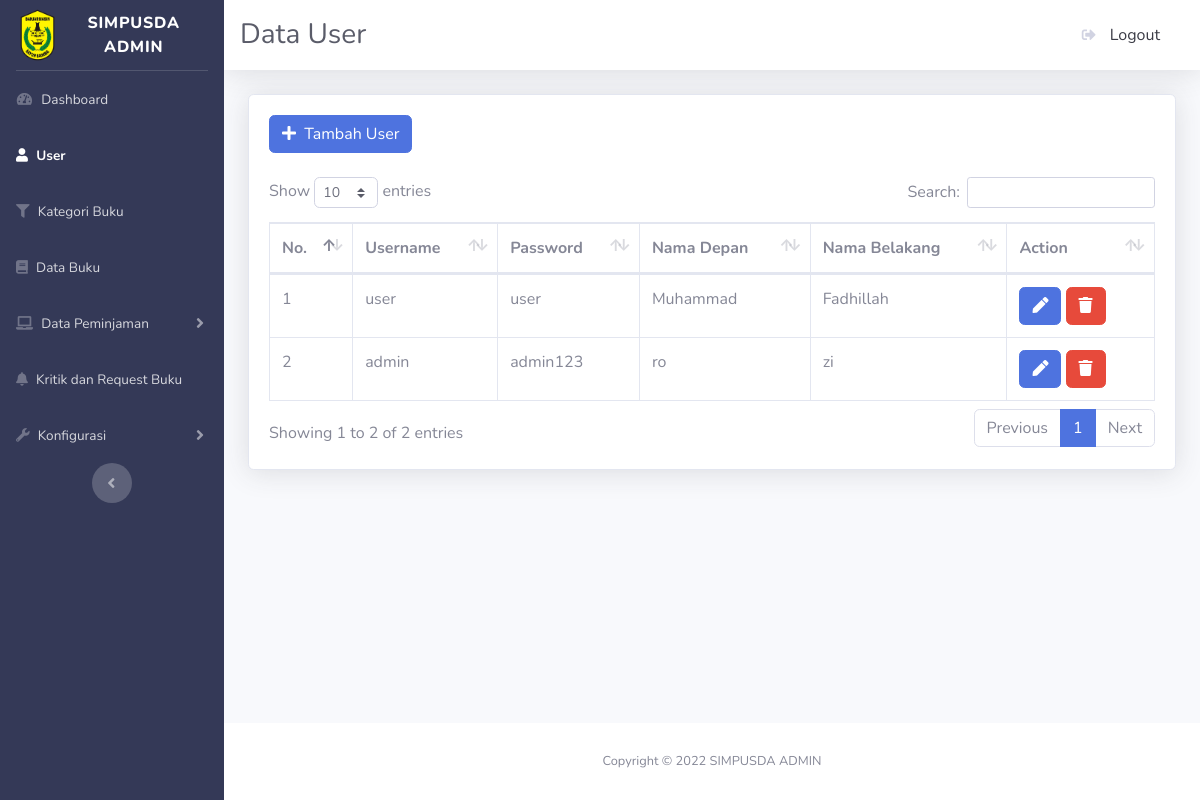
Screenshot of /admin/user.php with the database file from the repository.
### tables this page shows
CREATE TABLE `m_user` (
  `id` int(10) UNSIGNED NOT NULL,
  `username` varchar(25) NOT NULL,
  `password` varchar(25) NOT NULL,
  `nama_depan` varchar(25) NOT NULL,
  `nama_belakang` varchar(25) NOT NULL,
  `m_role_id` int(10) UNSIGNED NOT NULL
);

### admin/user.php (the view, shortened to what this page needs)
<?php
include_once("config.php");
$stmt_user = $pdo_conn->prepare("SELECT m_user.id, m_user.username, m_user.password, m_user.nama_depan, m_user.nama_belakang, m_role.nama_role
FROM m_user INNER JOIN m_role ON m_user.m_role_id = m_role.id ORDER BY id ASC");
$stmt_user->execute();
$result_user = $stmt_user->fetchAll();
?>
<!DOCTYPE html>
<html lang="en">
<head>
    <link href="vendor/fontawesome-free/css/all.min.css" rel="stylesheet" type="text/css">
    <link href="css/sb-admin-2.min.css" rel="stylesheet">
    <link href="vendor/datatables/dataTables.bootstrap4.min.css" rel="stylesheet">
</head>
<body id="page-top">
    <div id="wrapper">
        <ul class="navbar-nav bg-gradient-primary sidebar sidebar-dark accordion" id="accordionSidebar">
            <a class="sidebar-brand d-flex align-items-center justify-content-center" href="index.php">
                <div class="sidebar-brand-icon">
                    <img class="logo-abbr" height="60px" src="./img/logobaru.png" alt="">
                </div>
                <div class="sidebar-brand-text mx-3">SIMPUSDA ADMIN</div>
            </a>
            <hr class="sidebar-divider my-0">
            <li class="nav-item">
                <a class="nav-link" href="index.php">
                    <i class="fas fa-fw fa-tachometer-alt"></i>
                    <span>Dashboard</span></a>
            </li>
            <li class="nav-item active">
                <a class="nav-link" href="user.php">
                    <i class="fa fa-user"></i>
                    <span>User</span></a>
            </li>
            <li class="nav-item">
                <a class="nav-link" href="kategoribuku.php">
                    <i class="fa fa-filter"></i>
                    <span>Kategori Buku</span></a>
            </li>
            <li class="nav-item">
                <a class="nav-link" href="databuku.php">
                    <i class="fa fa-book"></i>
                    <span>Data Buku</span></a>
            </li>
            <li class="nav-item">
                <a class="nav-link collapsed" href="#" data-toggle="collapse" data-target="#collapseTwo"
                    aria-expanded="true" aria-controls="collapseTwo">
                    <i class="fa fa-laptop"></i>
                    <span>Data Peminjaman</span>
                </a>
            </li>
            <li class="nav-item">
                <a class="nav-link" href="kritikdanrequest.php">
                    <i class="fa fa-bell"></i>
                    <span>Kritik dan Request Buku</span></a>
            </li>
            <li class="nav-item ">
                <a class="nav-link collapsed" href="#" data-toggle="collapse" data-target="#collapseUtilities"
                    aria-expanded="true" aria-controls="collapseUtilities">
                    <i class="fa fa-wrench"></i>
                    <span>Konfigurasi</span>
                </a>
            </li>
            <div class="text-center d-none d-md-inline">
                <button class="rounded-circle border-0" id="sidebarToggle"></button>
            </div>
        </ul>
        <div id="content-wrapper" class="d-flex flex-column">
            <div id="content">
                <nav class="navbar navbar-expand navbar-light bg-white topbar mb-4 static-top shadow">
                    <h3 class="h3 mb-0 text-gray-800">Data User</h3>
                    <ul class="navbar-nav ml-auto">
                                <a class="dropdown-item" href="#" data-toggle="modal" data-target="#logoutModal">
                                    <i class="fas fa-sign-out-alt fa-sm fa-fw mr-2 text-gray-400"></i>
                                    Logout
                                </a>
                    </ul>
                </nav>
                <div class="container-fluid">
                    <div class="card shadow mb-4">
                        <div class="card-body">
                        <button type="button" class="btn btn-primary" data-toggle="modal" data-target="#exampleModal2">
                                    <i class="fa fa-plus"></i>&nbsp; Tambah User
                                </button> <br><br>
                            <div class="table-responsive">
                                <table class="table table-bordered" id="dataTable" width="100%" cellspacing="0">
                                <thead>
                                        <tr>
                                          <th scope="col">No.</th>
                                          <th scope="col">Username</th>
                                          <th scope="col">Password</th>
                                          <th scope="col">Nama Depan</th>
                                          <th scope="col">Nama Belakang</th>
                                          <th class="col-2">Action</th>
                                        </tr>
                                      </thead>
                                      <tbody>
                                        <?php
                                        $no = 1;
                                        foreach($result_user as $user_data){
                                            echo "<tr>";
                                            echo "<td>".$no++."</td>";
                                            echo "<td>".$user_data['username']."</td>";
                                            echo "<td>".$user_data['password']."</td>";
                                            echo "<td>".$user_data['nama_depan']."</td>";
                                            echo "<td>".$user_data['nama_belakang']."</td>";
                                            echo "<td>
                                            <a href='edituser.php?id=$user_data[id]'><button class='btn btn-primary' title='Edit'>
                                            <i class ='fa fa-pen'></i></button></a>
                                            <a href='hapususer.php?id=$user_data[id]' class ='confirmation'><button class='btn btn-danger' title='Hapus'>
                                            <i class ='fa fa-trash'></i></button></a>
                                            </td>
                                            </tr>";
                                          }
                                        ?>
                                    </tbody>
                                </table>
                            </div>
                        </div>
                    </div>
                </div>
            </div>
            <footer class="sticky-footer bg-white">
                <div class="container my-auto">
                    <div class="copyright text-center my-auto">
                    <span>Copyright &copy;  SIMPUSDA ADMIN</span>
                    </div>
                </div>
            </footer>
        </div>
    </div>
</body>
</html>

### rows the page displays
m_user: username "user", password "user", nama_depan "Muhammad", nama_belakang "Fadhillah"
m_user: username "admin", password "admin123", nama_depan "ro", nama_belakang "zi"
